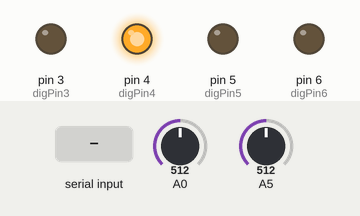
Bench run of a sketch on a simulated Arduino Uno, built with avr-gcc and run on an emulated ATmega328P. Shown: output pins drawn as LEDs (lit = HIGH). The test bench sets the inputs (shaded band); at power-on: A0 = 512, A5 = 512. What the sketch prints to the serial monitor is not drawn.

Above: at 1.2 s.
1.3 s: A0 set to 716
At 2.5 s:
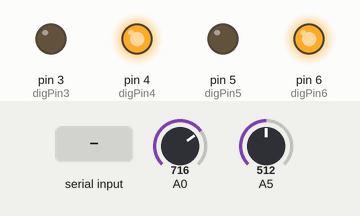
2.8 s: A5 set to 681
4.3 s: A5 set to 691
At 5.0 s:
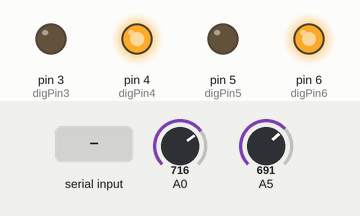
5.8 s: "5\n" received over Serial
7.3 s: A0 set to 511
At 8.4 s:
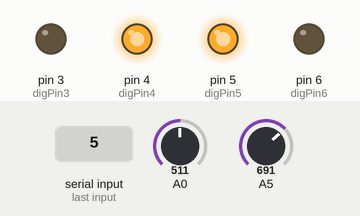
8.8 s: "90,45\n" received over Serial
Timing chart, 0 to 11.3 s (numbered marks = the images above; inputs shaded):
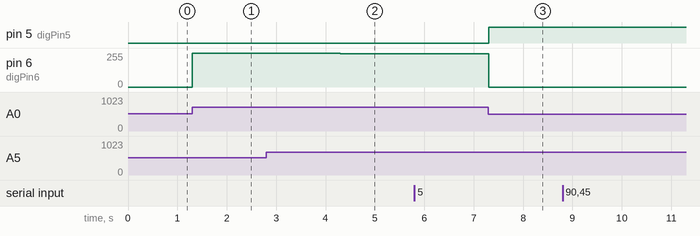

The sketch:

PDFinal1.ino
```cpp
//-----Definición Variables----------------------------------------------------------------------------------//
float digPin5= 5;   //Cable azul
float digPin6= 6;   //Cable verde
float digPin4 = 4;   //Potenciometro +
float digPin3 = 3;   //Potenciometro -
float voltaje = 0;   //Voltaje que se lee del potenciometro
float volt_ref = 3;  //Voltaje que se lee del potenciometro para la referencia
float error = 0;     //Error
float u, upast=0;    //Acción de control y u[n-1]
float errorpast;     //e[n-1]
float kd = 0.086;
float kp = 40.8;        //Ganancia proporcional

int valor_pot = 0;  //Variable donde almacenaremos el valor del potenciómetro
int pot_ref = 0;    //Valor del potenciometro que cambia la referencia
int PWM = 0;        //Valor que tomará la PWM entre 0 y 255

const unsigned int Ts = 4;// Periodo de muestreo [ms]
unsigned int t,t0; //para darle un entero más a los valores

char estado;
//-----Iniciacion de Puertos y Pines-------------------------------------------------------------------------//
void setup() {
  Serial.begin(115200); // permite la configuración con el compu

  pinMode(digPin5,OUTPUT);pinMode(digPin6,OUTPUT);pinMode(digPin4,OUTPUT);pinMode(digPin3,OUTPUT);digitalWrite(digPin4,HIGH);
  digitalWrite(digPin3,LOW);

  t0 = millis();  // función del tiempo
}
//-----Repetición-------------------------------------------------------------------------------------------//
void loop() {

  t = millis();  // put your main code here, to run repeatedly:
 if (t - t0 >= Ts)
 {

  valor_pot = analogRead(A0);
  pot_ref = analogRead(A5);

  voltaje = (valor_pot*5.00/1023.00);
  volt_ref = (pot_ref*5.00/1023.00);

  if (Serial.available()) {
  String command = Serial.readStringUntil('\n');
  volt_ref = command.toFloat();
  }

  error = (volt_ref-voltaje);

  u=((kp+(kd/Ts))*error)-(kd*errorpast);
  errorpast=error;

  PWM = PWM_signal(u);

  if(error > 0){
    //estado = 'D';
    analogWrite(digPin5, PWM);  //sentido del giro DERECHA
    analogWrite(digPin6, 0);
    lecturas();
  }

  if (error==0) {
    //estado = 'M';
    analogWrite(digPin5, 0);  //off
    analogWrite(digPin6, 0);
    lecturas();
  }

  if (error<0) {
    //estado = 'I';
    analogWrite(digPin5, 0);  //sentido del giro IZQ
    analogWrite(digPin6, PWM);
    lecturas();
  }
   t0 = t;
  }
}
//-----Función Imprimir Datos--------------------------------------------------------------------------------//
void lecturas(){

  //Serial.print(" Ts: ");Serial.print((t-t0));
  Serial.print(" V: ");Serial.print(voltaje);
  Serial.print(" Ref: ");Serial.print(volt_ref);
  Serial.print(" Er: ");Serial.println(error);
  //Serial.print(" PWM: ");Serial.print(PWM);
  //Serial.print(" Estado: ");Serial.print(estado);
}
//-----Funcion Generadora PWM--------------------------------------------------------------------------------//
int PWM_signal(float U){
  int u_temp;
  u_temp=abs(U)*10;
  PWM=map(u_temp,0,50,0,255);
  if (PWM >= 255){return PWM=255;}
  if(PWM<0){return PWM=0;}
  else{return PWM;}
}
```

Measured:
- after the input at 1.3 s, pin 6 (digPin6): 0/255 → 255/255 at once
- after the input at 4.3 s, pin 6 (digPin6): 255/255 → 249/255 at once
- after the input at 7.3 s, pin 5 (digPin5): LOW → HIGH at once; pin 6 (digPin6): 249/255 → 0/255 at once
